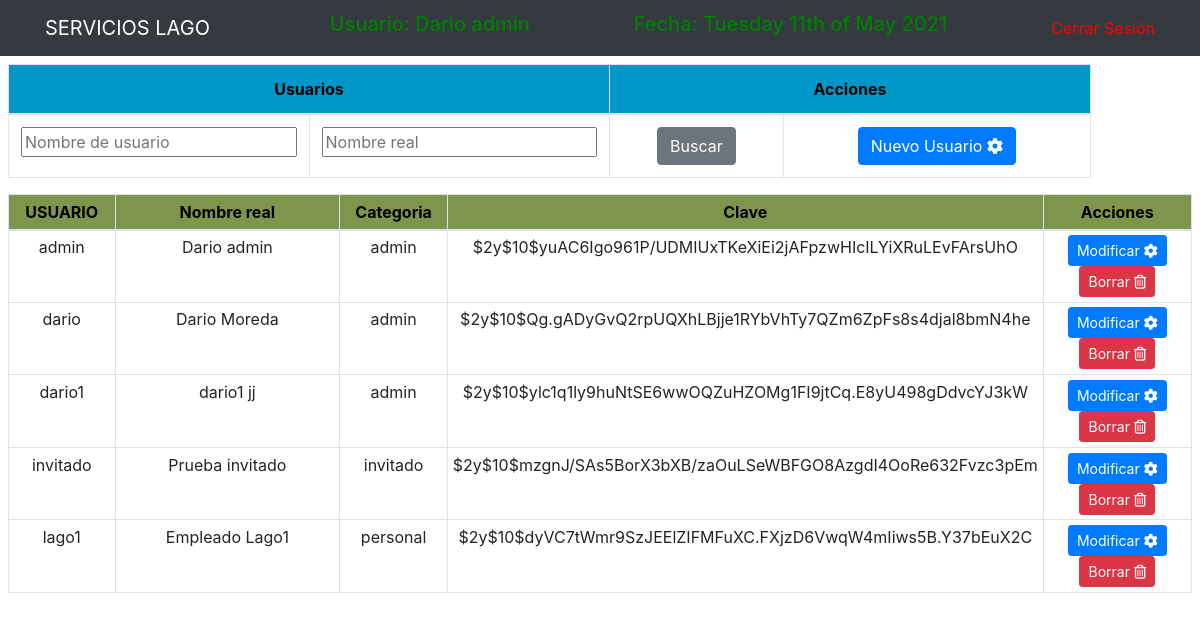
Screenshot of /abmb/usuarios.php (signed in) with the database file from the repository.
### tables this page shows
CREATE TABLE `usuarios` (
  `User` varchar(30) NOT NULL,
  `Nombre` varchar(50) NOT NULL,
  `id_categoria` int(5) NOT NULL,
  `Clave` varchar(1000) DEFAULT NULL
);

CREATE TABLE `categorias` (
  `id` int(5) NOT NULL,
  `nombre` varchar(30) NOT NULL
);

### abmb/usuarios.php (the view, shortened to what this page needs)
<?php
$esta = $_SERVER['PHP_SELF'];
?>
<div class="col-md-12 container p-2">
	<div class="row">
		<div class="col-md-11">
			<form action="<?php echo $esta ?>" method="POST">
				<table class="table table-bordered">
					<thead class="thead-cel" style="text-align:center">
						<tr>
							<th style="width: 50%" colspan=2>Usuarios</th>
							<th style="width: 40%" colspan=2>Acciones</th>
						</tr>
					</thead>
					<tbody>
							<tr>
								<td><input text="est" name="user" style="width: 100%" placeholder="Nombre de usuario"></td>
								<td><input text="est1" name="nombre" style="width: 100%" placeholder="Nombre real"></td>
								<td><input type="submit" name="Busca" value="Buscar" class="btn btn-secondary"></td>
								<td><a href="/Servicios/Altas/altauser.php?flag=0" class="btn btn-primary"> Nuevo Usuario <i class="fa fa-cog fa-spin"></i>
								</a></td>
							</tr>
					</tbody>
				</table>
			</form>
		</div>
	</div>
	<div class="row">
		<div class="col-md-12">
				<table class="table table-sm table-bordered table-hover">
					<thead class="thead-dario" style="text-align:center">
						<tr>
							<th style="width: 10%">USUARIO</th>
							<th style="width: 25%">Nombre real</th>
							<th style="width: 10%">Categoria</th>
							<th style="width: 40%">Clave</th>
							<th style="width: 15%">Acciones</th>
					</thead>
					<tbody>
						<?php
							if (isset($_POST['Busca'])){
								$miuser= '%' . $_POST['user'] . '%';
								$minombre= '%' . $_POST['nombre'] . '%';
								$query = "SELECT * FROM usuarios
								INNER JOIN categorias
								ON usuarios.id_categoria=categorias.id
								WHERE User like '$miuser' AND usuarios.Nombre like '$minombre'";
							}
							else{
								$query = "SELECT * FROM usuarios
								INNER JOIN categorias
								ON usuarios.id_categoria=categorias.id ";
							}
							$result_tasks = mysqli_query($conn,$query);
								while ($row=mysqli_fetch_array($result_tasks)) {
						?>
								<tr>
									<td><?php echo $row['User'] ?></td>
									<td><?php echo $row['Nombre'] ?></td>
									<td><?php echo $row['nombre'] ?></td>
									<td><?php echo $row['Clave'] ?></td>
									<td>
										<a href="/Servicios/Modif/modifuser.php?id=<?php echo $row['User'] ?>" class=
										"btn btn-primary btn-sm">
											Modificar <i class="fa fa-cog fa-spin"></i>
										</a>
										<a href="/Servicios/Bajas/borrauser.php?id=<?php echo $row['User'] ?>" class=
										"btn btn-danger btn-sm">
											Borrar <i class="far fa-trash-alt"></i>
										</a>
									</td>
								</tr>
						<?php }
						?>
					</tbody>
				</table>
		</div>
	</div>
</div>

### includes/header.php (style rules this page uses)
.container { text-align: center; }
.thead-cel { background-color: rgb(0, 150, 200); color: black; }
.thead-dario { background-color: rgb(125, 150, 75); color: black; }

### rows the page displays
usuarios: User "admin", Nombre "Dario admin", id_categoria.nombre "admin", Clave "$2y$10$yuAC6Igo961P/UDMIUxTKeXiEi2jAFpzwHIcILYiXRuLEvFArsUhO"
usuarios: User "dario", Nombre "Dario Moreda", id_categoria.nombre "admin", Clave "$2y$10$Qg.gADyGvQ2rpUQXhLBjje1RYbVhTy7QZm6ZpFs8s4djal8bmN4he"
usuarios: User "dario1", Nombre "dario1 jj", id_categoria.nombre "admin", Clave "$2y$10$ylc1q1ly9huNtSE6wwOQZuHZOMg1FI9jtCq.E8yU498gDdvcYJ3kW"
usuarios: User "invitado", Nombre "Prueba invitado", id_categoria.nombre "invitado", Clave "$2y$10$mzgnJ/SAs5BorX3bXB/zaOuLSeWBFGO8AzgdI4OoRe632Fvzc3pEm"
usuarios: User "lago1", Nombre "Empleado Lago1", id_categoria.nombre "personal", Clave "$2y$10$dyVC7tWmr9SzJEElZIFMFuXC.FXjzD6VwqW4mIiws5B.Y37bEuX2C"
